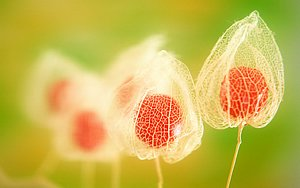
#> input picture demos/japaneseflowers.jpg, 300 x 188 px
$ python binaryImage.py
#> lines starting #> are read from the running program, lines starting #| are printed output that depends on the picture; after the words box and inside, x2 and y2 are one past the last pixel; in counts of white or black regions, pixels touching at a corner belong together
import cv2 as cv

src = cv.imread("japaneseflowers.jpg", 1)
#> src is the input picture: shape (188, 300, 3); mean B, G, R 81.3, 182.3, 200.5
#src = cv.imread("me.jpg", 1)
if src is None:
    print("missing image")
else:
    cv.imshow("windowM", src)
    gray = cv.cvtColor(src, cv.COLOR_RGB2GRAY)
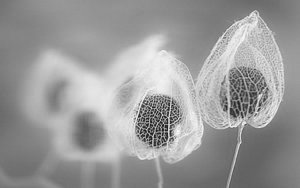
#> gray: shape (188, 300); min 27, max 249, mean 154.2
    ret,thresh = cv.threshold(gray, 75, 255, 0)
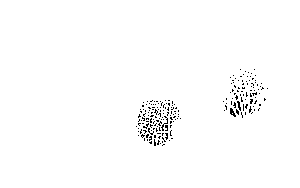
#> thresh: shape (188, 300); 98.7% white; black in thin lines or dots, all inside (x1, y1, x2, y2) = (136, 69, 268, 146)

    cv.imshow("windowMy", thresh)
    cv.waitKey(0)

$ run again, with demos/hunter.jpg copied over demos/japaneseflowers.jpg
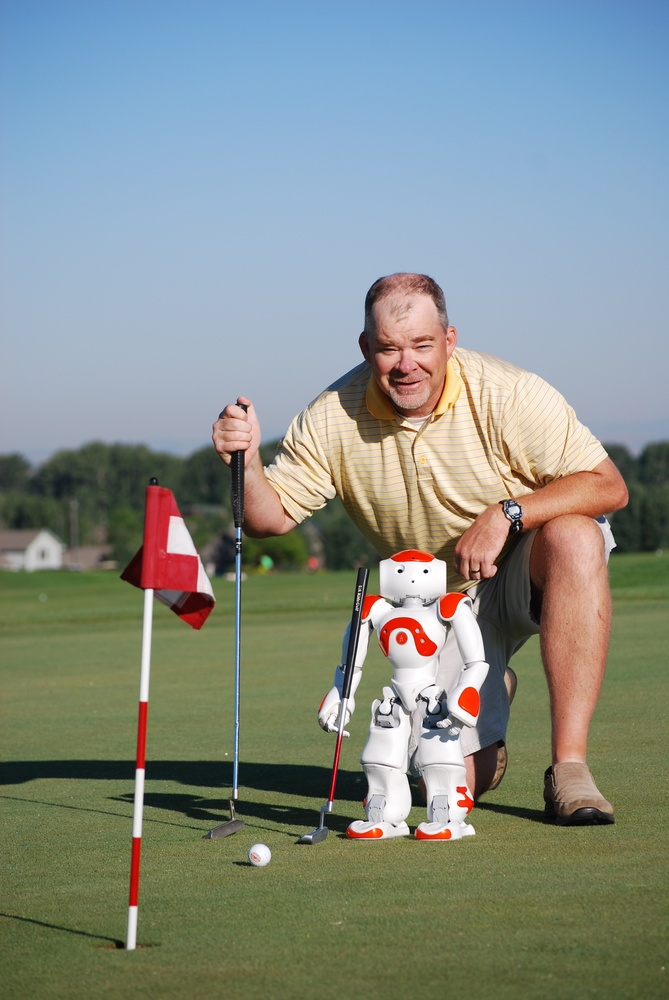
#> input picture demos/hunter.jpg, 669 x 1000 px, shrunk from 2592 x 3872 before the run
#> src is the input picture: shape (1000, 669, 3); mean B, G, R 136.3, 141.9, 133
#> `gray = cv.cvtColor(src, cv.COLOR_RGB2GRAY)`:
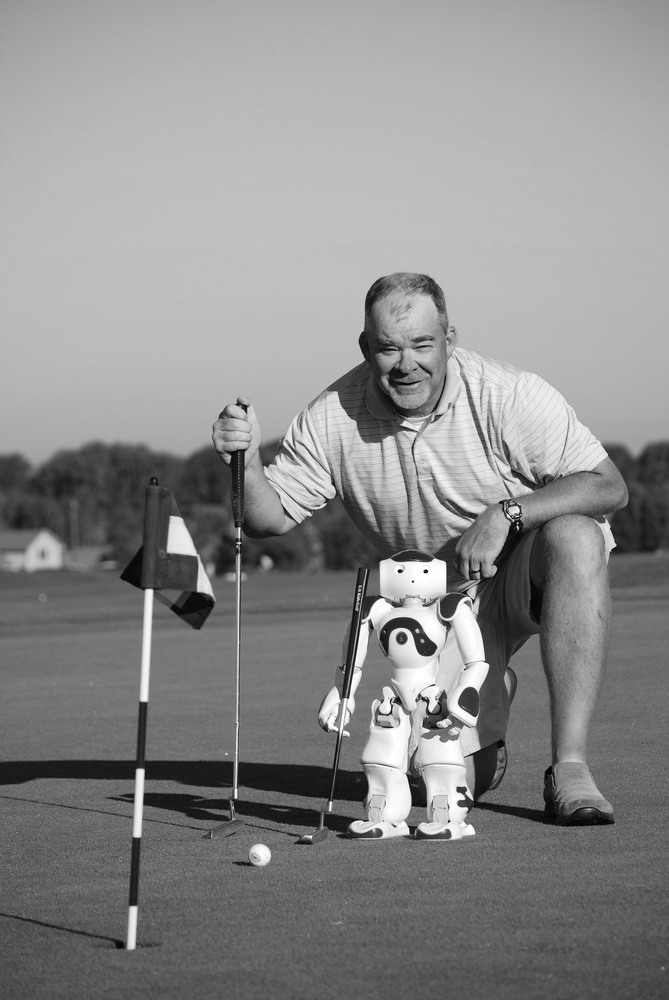
#> gray: shape (1000, 669); min 0, max 255, mean 139.2
#> `ret,thresh = cv.threshold(gray, 75, 255, 0)`:
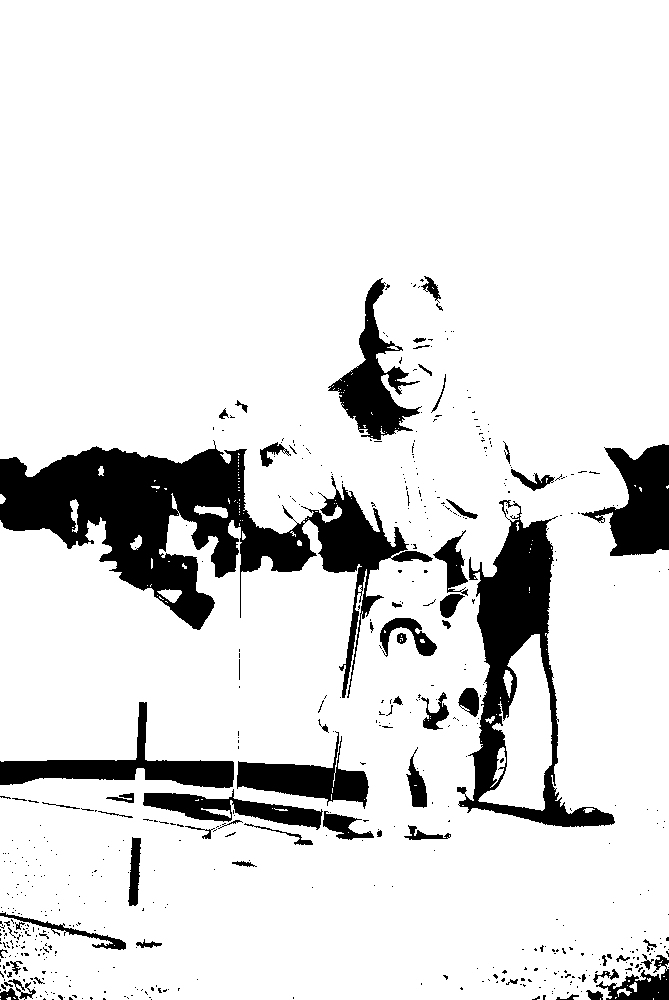
#> thresh: shape (1000, 669); 87.8% white; 566 black regions (502 under 20 px), largest, box (x1, y1, x2, y2) and area: (0, 440, 433, 698) 32356, (457, 500, 615, 827) 14190, (581, 444, 669, 556) 5545
